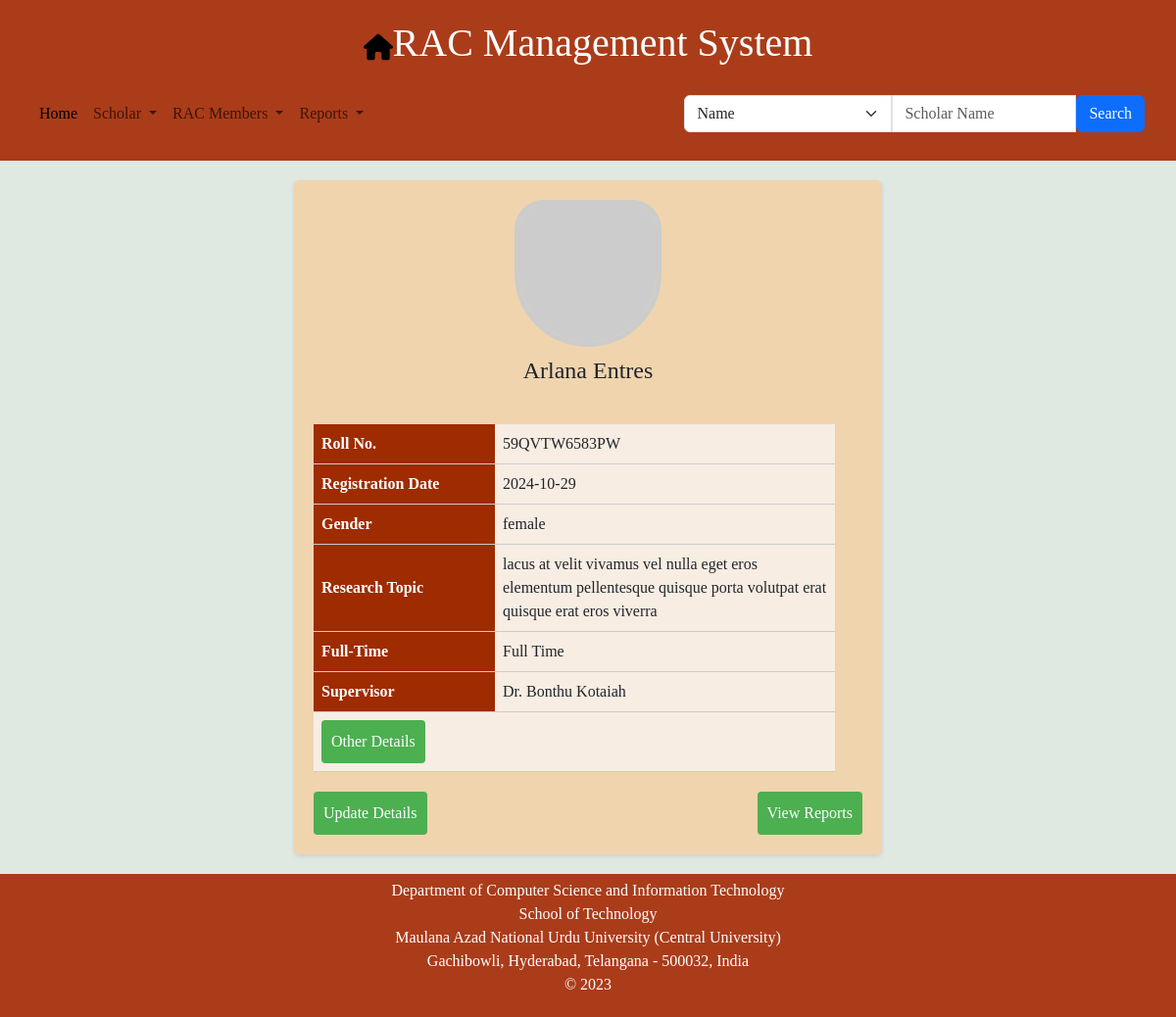
/scholar_card/16, run on the app's committed database.
### model.py (models this page shows)
class Scholar(db.Model):
    scholar_id = db.Column(db.Integer(),primary_key = True, nullable = False)
    name = db.Column(db.String(50),nullable = False)
    roll_no = db.Column(db.String(15),nullable = False,unique = True)
    email = db.Column(db.String(25),unique=True)
    gender = db.Column(db.String(6),nullable = False)
    research_topic = db.Column(db.String(150))
    full_time = db.Column(db.Boolean,nullable= False)
    STATUS_CHOICES = ['In Progress', 'Awarded', 'De-Registered', 'Cancelled']
    status = db.Column(db.String(length=20), Enum(*STATUS_CHOICES), nullable=False, default='In Progress')
    date_of_admission = db.Column(db.Date,nullable = False)
    pre_submission_date = db.Column(db.Date)
    thesis_submission_date = db.Column(db.Date)
    viva_voce_date = db.Column(db.Date)
    date_of_award = db.Column(db.Date)
    supervisor_id = db.Column(db.Integer,db.ForeignKey("supervisor.supervisor_id"))
    hod_nominee_id = db.Column(db.Integer,db.ForeignKey("supervisor.supervisor_id"))
    supervisor_nominee_id = db.Column(db.Integer,db.ForeignKey("supervisor.supervisor_id"))
    supervisor = db.relationship("Supervisor",backref = 'scholar',foreign_keys=[supervisor_id])
    hod_nominee = db.relationship("Supervisor",backref = 'hod_nominee_scholar', foreign_keys=[hod_nominee_id])
    supervisor_nominee = db.relationship("Supervisor",backref = 'supervisor_nominee_scholar',foreign_keys=[supervisor_nominee_id])

class Supervisor(db.Model):
    supervisor_id = db.Column(db.Integer(),primary_key = True, nullable = False)
    salutation = db.Column(db.String(20),nullable = False)
    name = db.Column(db.String(50),nullable = False)
    designation = db.Column(db.String(50),nullable = False)
    department = db.Column(db.String(50),nullable = False)
    university = db.Column(db.String(50),nullable = False)

### app.py (the view)
@app.route('/scholar_card/<int:id>')
def scholar_card(id):
    scholar = session.query(Scholar).get(id)
    return render_template('scholar_card.html',scholar = scholar)

### templates/scholar_card.html (shortened to what this page needs)
{% extends 'base.html' %}
{% block body %}
<div class="profile-card">
  <img src="https://placehold.co/150x150" alt="Scholar's Picture">
  <h2>{{ scholar.name }}</h2>
  <div class="table-wrapper">
    <table>
      <tr>
        <th>Roll No.</th>
        <td>{{ scholar.roll_no }}</td>
      </tr>
      <tr>
        <th>Registration Date</th>
        <td>{{ scholar.date_of_admission }}</td>
      </tr>
      <tr>
        <th>Gender</th>
        <td>{{scholar.gender}}</td>
      </tr>
      <tr>
        <th>Research Topic</th>
        <td>{{ scholar.research_topic|trim }}</td>
      </tr>
      <tr>
        <th>Full-Time</th>
        <td>{% if scholar.full_time %} Full Time {% else %} Part Time{% endif %}</td>
      </tr>
      <tr>
        <th>Supervisor</th>
        <td>{{ scholar.supervisor.salutation }}{{ scholar.supervisor.name }}</td>
      </tr>
      <tr>
        <td>
          <button type="button" class="btn btn-primary" data-bs-toggle="modal" data-bs-target="#staticBackdrop">
            Other Details
          </button>
        </td>
        <td>
        </td>
      </tr>
    </table>
  </div>
  <div class="btn-container">
    <a href="/update_scholar/{{ scholar.scholar_id }}" class="btn">Update Details</a>
    <a href="/view_reports/{{ scholar.scholar_id }}" class="btn">View Reports</a>
  </div>
</div>
{% endblock %}

### templates/base.html (style rules this page uses)
body { display: flex; flex-direction: column; min-height: 100vh; }

### templates/scholar_card.html (style rules this page uses)
.profile-card { max-width: 600px; min-width: 500px; background-color: #F0D4AE; margin: 20px auto; padding: 20px; border-radius: 5px; box-shadow: 0 2px 4px rgba(0, 0, 0, 0.1); }
.profile-card h2 { font-size: 24px; margin-bottom: 10px; text-align: center; }
.profile-card img { width: 150px; height: 150px; border-radius: 20% 20% 50% 50%; margin: 0 auto 10px; display: block; border: 5px solid #ccc; }
.profile-card table { width: 95%; margin-top: 20px; border-collapse: collapse; }
.profile-card th, .profile-card td { padding: 8px; border-bottom: 1px solid #ccc; }
.profile-card th { background-color: #9F2B00; color: #fff; font-weight: bold; }
th { width: 185px; text-align: left; }
.profile-card td { background-color: #F8EDE3; }
.profile-card .table-wrapper { overflow-x: auto; margin-top: 20px; }
.profile-card .btn-container { display: flex; justify-content: space-between; margin-top: 20px; }
.profile-card .btn { flex: 0 0 auto; padding: 10px; background-color: #4CAF50; color: #ffffff; border: none; border-radius: 4px; cursor: pointer; text-align: center; text-decoration: none; }

### data on the page
Scholar: name "Arlana Entres", roll_no "59QVTW6583PW", date_of_admission "2024-10-29", gender "female", research_topic "lacus at velit vivamus vel nulla eget eros elementum pellentesque quisque porta volutpat erat quisque erat eros viverra"
Supervisor: supervisor.salutation "Dr.", supervisor.name "Bonthu Kotaiah"
